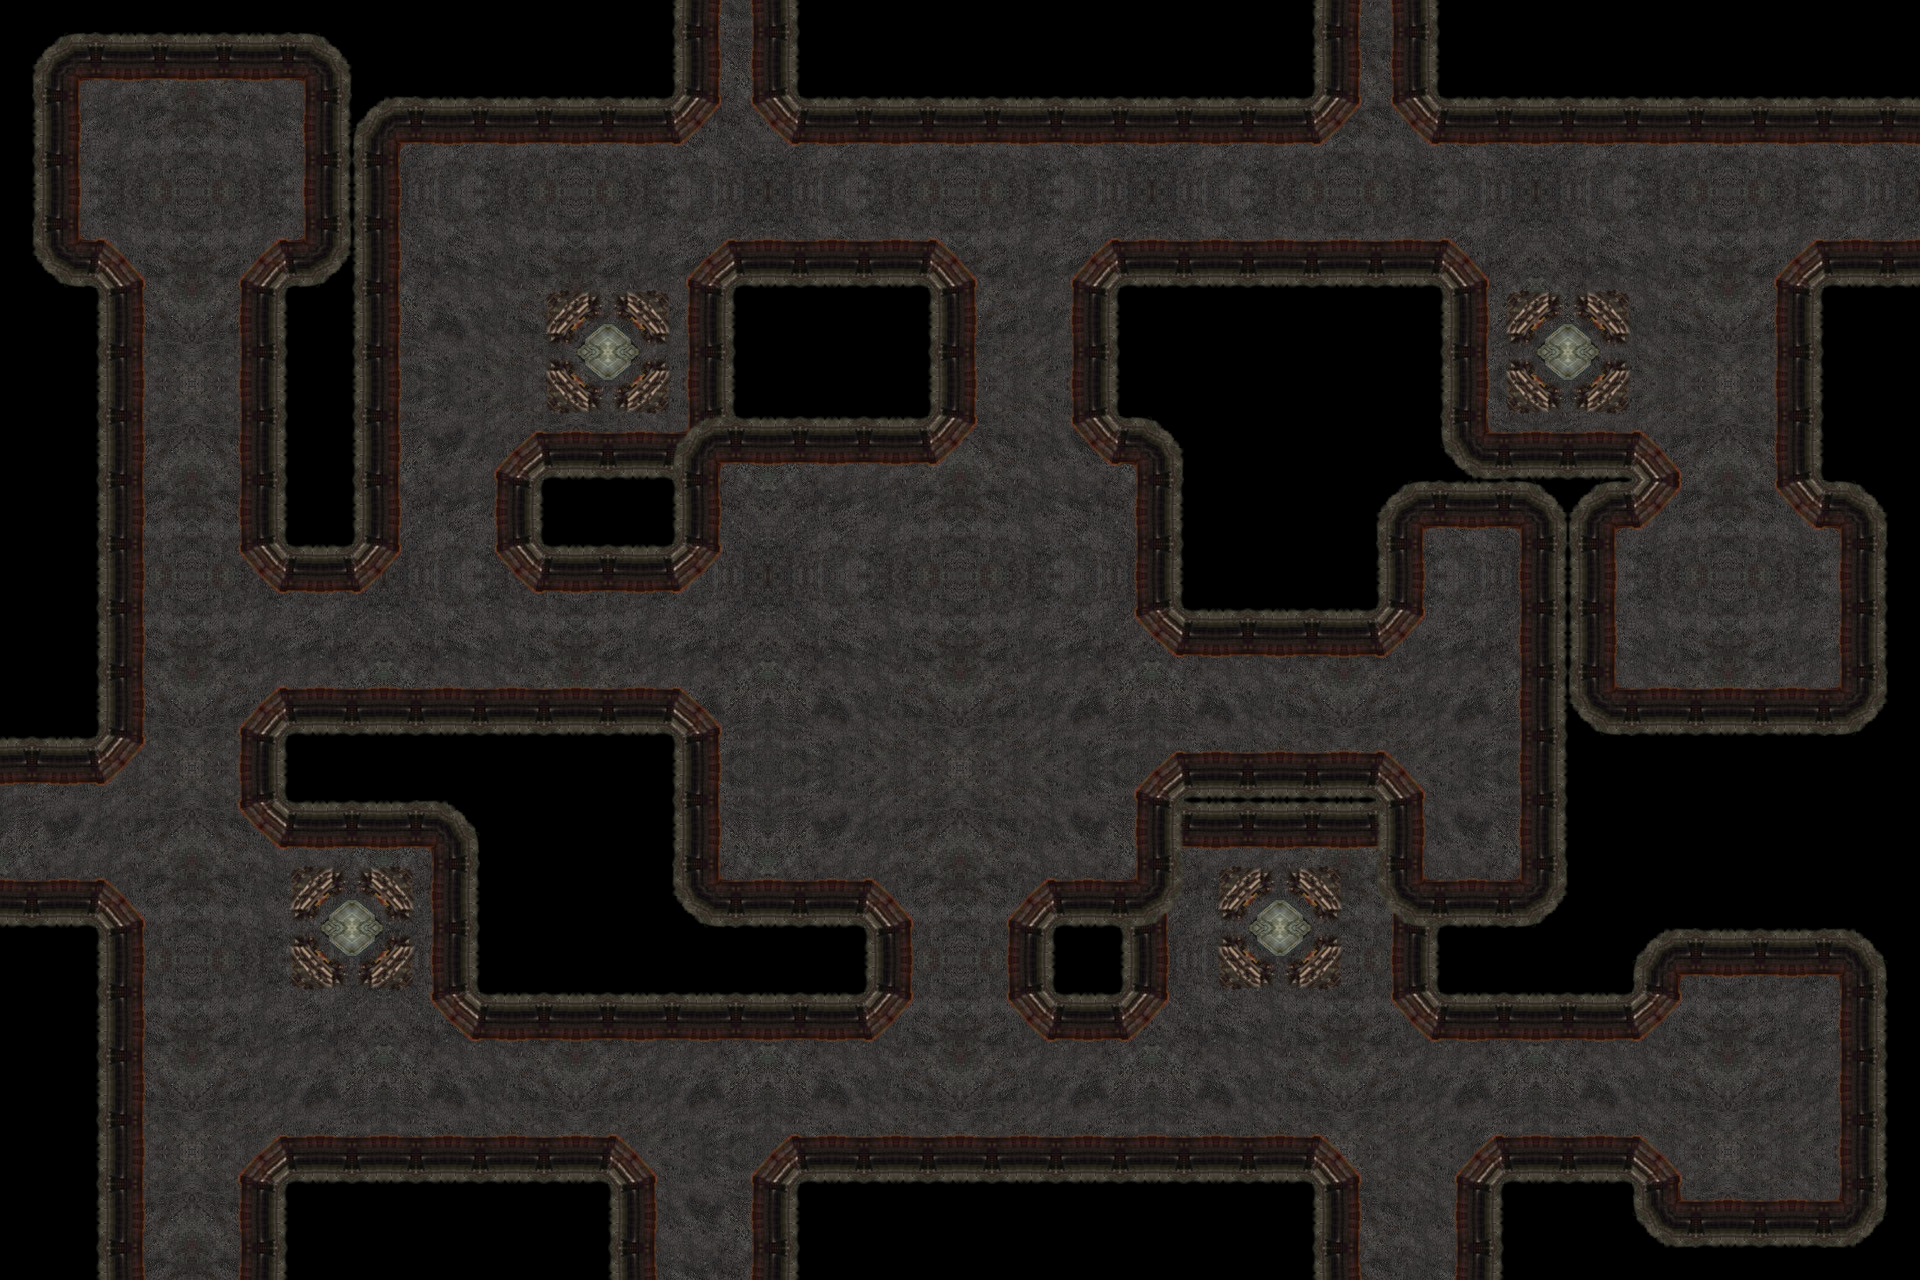

Rendered tile map (Tiled .tmx) drawn with the repository's tilesets; below, a short description and the map source with its tile grids summarised:
An orthogonal 60x40 tile map with 32x32 px tiles, 8 tile layers (Земля, перекрытия, Центр, Монстр, ...).

<map version="1.0" tiledversion="1.1.4" orientation="orthogonal" renderorder="left-down" width="60" height="40" tilewidth="32" tileheight="32" infinite="0" nextobjectid="1">
 <tileset firstgid="1" name="tiles" tilewidth="32" tileheight="32" tilecount="1728" columns="32">
  <image source="textures/tiles.png" trans="000000" width="1024" height="1728" />
 </tileset>
 <layer name="Земля" width="60" height="40">
  <data>[2400 cells, 1353 non-empty, 36 distinct tile ids]</data>
 </layer>
 <layer name="перекрытия" width="60" height="40">
  <data>[2400 cells, 14 non-empty, 6 distinct tile ids]</data>
 </layer>
 <layer name="Центр" width="60" height="40">
  <data>[2400 cells, 28 non-empty, 6 distinct tile ids]</data>
 </layer>
 <layer name="Монстр" width="60" height="40">
  <data>[2400 cells, 176 non-empty, 10 distinct tile ids]</data>
 </layer>
 <layer name="Кристаллы" width="60" height="40">
  <data>[2400 cells, 94 non-empty, 10 distinct tile ids]</data>
 </layer>
 <layer name="Дорога" width="60" height="40">
  <data>[2400 cells, 682 non-empty, 10 distinct tile ids]</data>
 </layer>
 <group name="Пушки">
  <layer name="Основание" width="60" height="40">
   <data>[2400 cells, 64 non-empty, 4 distinct tile ids]</data>
  </layer>
  <layer name="Место" width="60" height="40">
   <data>[2400 cells, 16 non-empty, 1 distinct tile ids]</data>
  </layer>
 </group>
</map>
